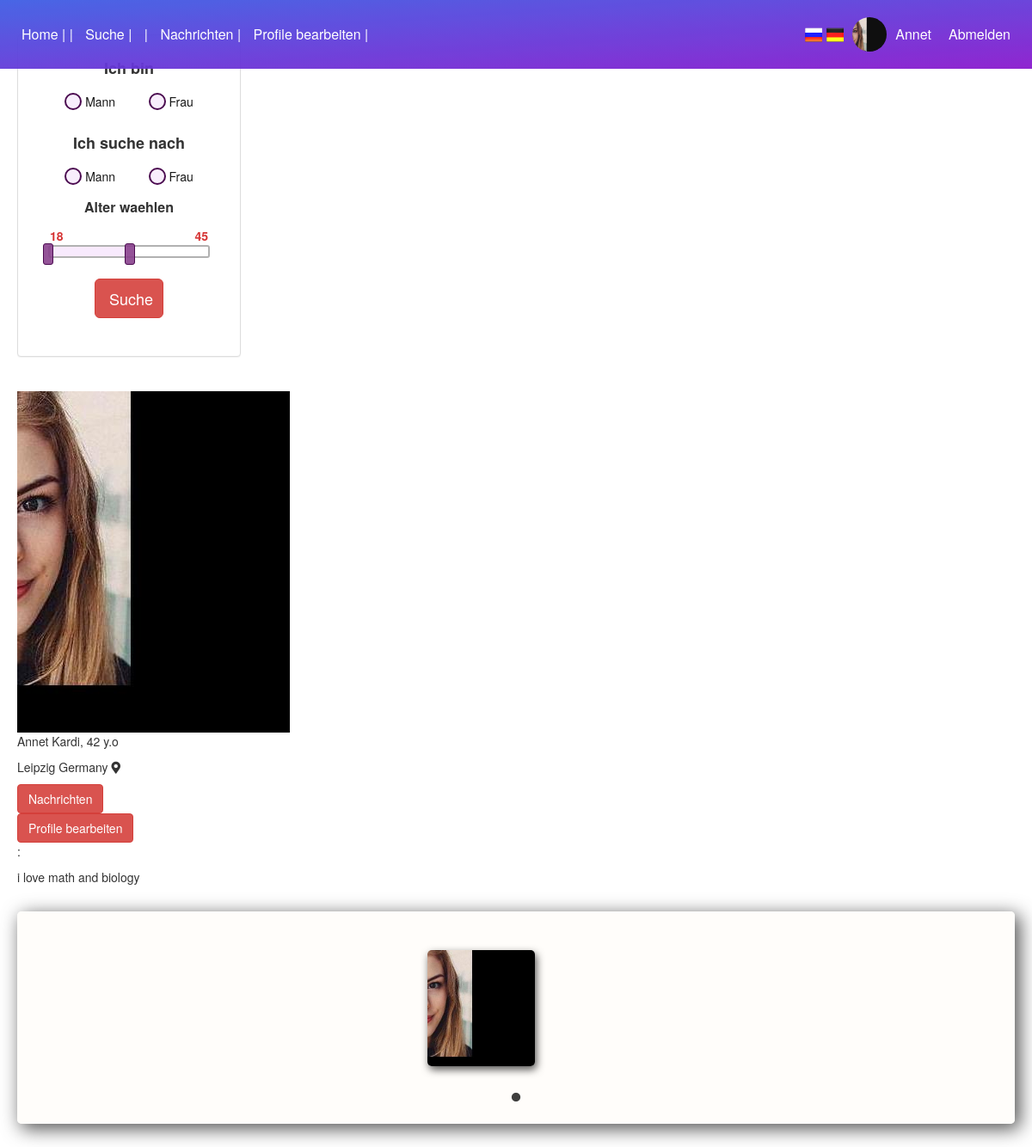
The app's page /view_profile.php (signed in) with its own data.
### tables this page shows
CREATE TABLE `register_user` (
  `register_user_id` int(11) NOT NULL,
  `user_name` varchar(250) NOT NULL,
  `user_email` varchar(250) NOT NULL,
  `user_password` varchar(250) NOT NULL,
  `user_activation_code` varchar(250) NOT NULL,
  `user_id` varchar(255) NOT NULL,
  `user_email_status` enum('not verified','verified') NOT NULL,
  `first_name` varchar(1000) NOT NULL,
  `last_name` varchar(1000) NOT NULL,
  `country` varchar(1000) NOT NULL,
  `city` varchar(1000) NOT NULL,
  `birth_date` date DEFAULT NULL,
  `profile_foto` varchar(1000) NOT NULL,
  `details` varchar(1000) NOT NULL,
  `gender` varchar(255) NOT NULL,
  `weight` varchar(255) NOT NULL,
  `height` varchar(255) NOT NULL
);

### view_profile.php (the view, shortened to what this page needs)
<?php
$array = $_SESSION['array'];
$user_id = $_SESSION['us_id'];
$con = new PDO( DB_DSN, DB_USERNAME, DB_PASSWORD );
$sthandler = $con->prepare("SELECT TIMESTAMPDIFF(YEAR, `birth_date`, CURDATE()) AS age , first_name, last_name, country, city, details, height, weight, profile_foto FROM register_user WHERE user_id = '$user_id'");
$sthandler->execute();
?>
<head>
<link rel="stylesheet" href="menu.css">
<link rel="stylesheet" href="style_personal_page.css">
<link rel="stylesheet" href="https://cdnjs.cloudflare.com/ajax/libs/jqueryui/1.12.1/jquery-ui.min.css">
<link rel="stylesheet" type="text/css" href="slick/slick.css"/>
<link rel="stylesheet" type="text/css" href="slick/slick-theme.css"/>
<link rel="stylesheet" href="https://use.fontawesome.com/releases/v5.2.0/css/all.css">
<link rel="stylesheet" href="https://maxcdn.bootstrapcdn.com/bootstrap/3.3.0/css/bootstrap.min.css">
</head>
<body>
<header class="head fixed">
    <div class="wrap rel">
        <div class="menu">
            <div class="menu_left">
                <nav class=" hero-nav pull_left _nav">
                    <ul class="list-unstyled ">
                        <a class="active" href="index.php"><?php echo $array[1];?> |</a>
                        <a class="active" href="search_form.php"><?php echo $array[19];?> |</a>
                        <a class="active" href="view_profile.php"> <?php
                        if (isset($_SESSION['user_name'])) {
                            echo '  |';}
                        ?>
                        </a>
                        <a class="active" href="message1/message.php"> <?php
                        if (isset($_SESSION['user_name'])) {
                            echo $array[13];
                            echo '  |';
                        }
                        ?>
                        </a>
                        <a class="active" href="personal_page_edit.php?user_activation_code=<?php echo $_SESSION['user_activation_code'];?>&&user_id=<?php echo $_SESSION['user_id'];?>">
                        <?php
                        if (isset($_SESSION['user_name'])) {
                            echo $array[2];
                            echo '  |';
                        }
                        ?>
                        </a>
                    </ul>
                </nav>
            </div>
            <div class="right_side_menu rel">
                <form method="post" class="active2 language_box ">
                <input class="language1  language" name="en" value=""  type="submit">
                    <input class="language2  language" name="de" value=""  type="submit">
                </form>
                   <?php
                    if (isset($_SESSION['user_name'])) {
                        echo "<a class='active2 rel' href='view_profile.php'>
                                <div class='inlne-block profile_photo_menu_box'>
                                    <img class='profile_photo_menu' src='".$_SESSION['profile_foto']."'>
                                </div>
                            </a>";
                        echo "<a class='active2' href='view_profile.php'>";
                        echo ''.$_SESSION['first_name'];
                        echo "</a>";
                    }
                    ?>
                <a class="active2" >
                    <?php
                    if (isset($_SESSION['user_name'])) {
                        echo"<a href='logout.php'>$array[3]</a>";
                    }
                    else echo "<a href='login_page.php'>$array[4]</a>";
                    ?>
                </a>
            </div>
        </div>
    </div>
</header>
<br><br>
<section class="section_general wrap">
    <div class="sect_left">
        <div class=" form-log ">
            <?php
            include("filter.php");
            ?>
        </div>
    </div>
    <div class="sect_right">
        <div class="section-slide" >
            <br>
        </div>
        <?php while($row = $sthandler->fetch(PDO::FETCH_ASSOC)) : ?>
        <div class="section-photo">
            <div class="myflex">
                <div class="big_box">
                    <div class="photo-box ">
                        <img src="<?php echo $row ['profile_foto']?>" class="photo-person">
                    </div>
                </div>
                <div class="info">
                    <p class="txt_name"><?php echo $row ['first_name'] ?> <?php echo $row ['last_name'] ?>, <?php echo $row ['age'] ?> y.o </p>
                    <?php if($row ['city'] != '' || $row ['country'] != ''){  ?>
                        <p class="txt_city"><?php echo $row ['city'] ?> <?php echo $row ['country'] ?> <i class="fas fa-map-marker-alt"></i> </p>
                    <?php } ?>
                    <div class="likes">
                            <a href="message1/message.php" class="btn btn-danger btn_send"><?php echo $array[13]; ?></a>
                            <a href="personal_page_edit.php?user_activation_code=<?php echo $_SESSION['user_activation_code'];?>&&user_id=<?php echo $_SESSION['user_id'];?>" class="btn btn-danger btn_send"><?php echo $array[2]; ?></a>
                    </div>
                    <?php if($row ['details'] != ''){  ?>
                        <div class="keframe_div">
                            <p class="txt_status"><?php echo $array[68]; ?>:</p>
                            <?php echo $row ['details'] ?>
                        </div>
                    <?php } ?>
                </div>
            </div>
            <?php endwhile;?>
            <div class="album">
                <?php
                include("fotos/view.php");
                ?>
            </div>
        </div>
    </div>
</body>

### fotos/view.php (shortened to what this page needs)
<!DOCTYPE html>
<html lang="en">
	<head>
		<link rel="stylesheet" href="fotos/view_alb.css">
		<link href="fotos/css/bootstrap.min.css" rel="stylesheet">
	</head>
<body>
	<div class="section_view" id="view">
			<div class="rowii">
			<?php
					$conn = mysqli_connect("localhost","lovoneo","ZMaLPF2-unV-ch","projekt");
					$query = "SELECT * FROM  register_user WHERE user_id = '$user_id'";
					$result = mysqli_query($conn, $query);
						while($row = mysqli_fetch_assoc($result))
						{
				?>
					<div>
						<div class="img_box rel" onclick="zoom('<?php echo $row['profile_foto']?>')" data-toggle="modal" data-target="#exampleModalCenter" style="background:  url('<?php echo $row['profile_foto']?>') no-repeat"></div>
					</div>
				<?php
				}
				?>
			</div>
	</div>
	</body>
</html>

### menu.css (style rules this page uses)
.menu { display: flex; flex-direction: row; width: 100%; justify-content: space-between; align-items: center; }
.language_box { color: #e73591; display: flex; font-size: 16px; width: 60px; margin-bottom: 0 !important; }
.active2 { color: #fff; padding-right: 10px; }
.language1 { background: url('Russia-Flag.png'); }
.language2 { background: url('Germany-Flag.png'); }
.language { border: none !important; background-size: cover; width: 24px; height: 21px; margin-left: 5px; cursor: pointer !important; }
.active { display: inline-block; padding-right: 10px; }
.right_side_menu { display: flex; flex-direction: row; justify-content: space-between; align-items: center; }
.profile_photo_menu_box { width: 40px; height: 40px; border-radius: 50%; overflow: hidden; }
.profile_photo_menu { width: 40px; height: 50px; }
.head { background: linear-gradient(to top left,#8918ce, #3d5de4); opacity: 0.94 ; width: 100%; padding: 20px 5px; font-size: 16px; top:0; z-index: 1000; min-height: 60px; }
.head a { color: #ffffff !important; }
ul { margin-bottom: 0 !important; }

### style_personal_page.css (style rules this page uses)
.rel { position: relative; }
.fixed { position: fixed; }
.wrap { margin: 0 auto; }
.active { display: inline-block; padding-right: 10px; }

### fotos/view_alb.css (style rules this page uses)
.rel { position: relative; }
.fixed { position: fixed; }
.wrap { max-width: 1400px; padding-left: 20px; padding-right: 20px; margin: 0 auto; }
.section_view { margin: 30px 0; padding: 15px; border-radius: 5px; background: #fffdf9cb; border-color: #181818 !important; -webkit-box-shadow: 5px 5px 21px 1px rgba(0,0,0,0.67) !important; -moz-box-shadow:5px 5px 21px 1px rgba(0,0,0,0.67) !important; box-shadow: 5px 5px 21px 1px rgba(0,0,0,0.67) !important; }
.img_box { -webkit-box-shadow: 2px 4px 10px 0px rgba(0,0,0,0.67) !important; -moz-box-shadow: 2px 4px 10px 0px rgba(0,0,0,0.67) !important; box-shadow: 2px 4px 10px 0px rgba(0,0,0,0.67) !important; width: 125px; height: 135px; overflow: hidden; border-radius: 5px; background-size: cover !important; background-position: center center !important; cursor: pointer; display: inline-block; margin: 10px; }

### records on screen
register_user: profile_foto (picture), first_name "Annet", last_name "Kardi", age "42", city "Leipzig", country "Germany", array "Nachrichten", array "Profile bearbeiten", details "i love math and biology"

### other values on screen
$array[1] "Home |"
$array[19] "Suche"
$array[13] "Nachrichten"
$array[2] "Profile bearbeiten"
$_SESSION['first_name'] "Annet"
$array[3] "Abmelden"
$array[14] "Ich bin"
$array[15] "Mann"
$array[16] "Frau"
$array[17] "Ich suche nach"
$array[18] "Alter waehlen"
